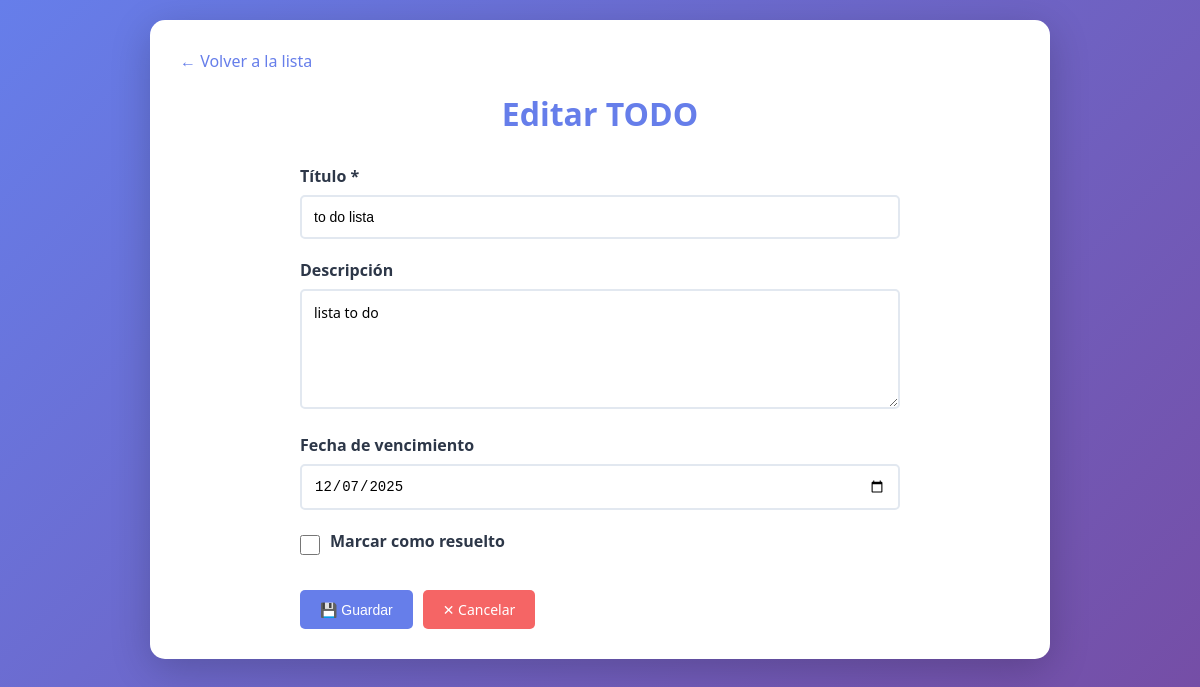
Page /edit/6/ on the committed database.
### todos/models.py (models this page shows, shortened)
class TODO(models.Model):
    title = models.CharField(max_length=200)
    description = models.TextField(blank=True)
    due_date = models.DateField(null=True, blank=True)
    resolved = models.BooleanField(default=False)
    created_at = models.DateTimeField(auto_now_add=True)
    updated_at = models.DateTimeField(auto_now=True)
    class Meta:
        ordering = ['-created_at']

### todos/views.py (the view)
# urls.py: path('edit/<int:pk>/', views.TODOUpdateView.as_view(), name='todo_edit'),
class TODOUpdateView(UpdateView):
    model = TODO
    template_name = 'todos/todo_form.html'
    form_class = TODOForm
    success_url = reverse_lazy('todo_list')

### todos/forms.py
class TODOForm(forms.ModelForm):
    class Meta:
        model = TODO
        fields = ['title', 'description', 'due_date', 'resolved']
        widgets = {
            'title': forms.TextInput(attrs={
                'placeholder': 'Ingresa el título del TODO',
                'class': 'form-control'
            }),
            'description': forms.Textarea(attrs={
                'placeholder': 'Descripción detallada (opcional)',
                'rows': 4,
                'class': 'form-control'
            }),
            'due_date': forms.DateInput(attrs={
                'type': 'date',
                'class': 'form-control'
            }),
            'resolved': forms.CheckboxInput(attrs={
                'class': 'form-check-input'
            })
        }
        labels = {
            'title': 'Título',
            'description': 'Descripción',
            'due_date': 'Fecha de vencimiento',
            'resolved': 'Marcar como resuelto'
        }

### todos/templates/todos/todo_form.html (shortened to what this page needs)
{% extends 'todos/base.html' %}
{% block content %}
    <a href="{% url 'todo_list' %}" class="back-link">← Volver a la lista</a>
    <h1>{% if object %}Editar TODO{% else %}Crear Nuevo TODO{% endif %}</h1>
    <form method="post">
        <div class="form-group">
            <label for="id_title">{{ form.title.label }} *</label>
            {{ form.title }}
        </div>
        <div class="form-group">
            <label for="id_description">{{ form.description.label }}</label>
            {{ form.description }}
        </div>
        <div class="form-group">
            <label for="id_due_date">{{ form.due_date.label }}</label>
            {{ form.due_date }}
        </div>
        {% if form.resolved %}
            <div class="form-group">
                <div class="checkbox-group">
                    {{ form.resolved }}
                    <label for="id_resolved">{{ form.resolved.label }}</label>
                </div>
            </div>
        {% endif %}
        <div class="form-actions">
            <button type="submit" class="btn btn-primary">💾 Guardar</button>
            <a href="{% url 'todo_list' %}" class="btn btn-danger">✕ Cancelar</a>
        </div>
    </form>
{% endblock %}

### rows in the picture
TODO: title "to do lista", description "lista to do", due_date "12/07/2025"
